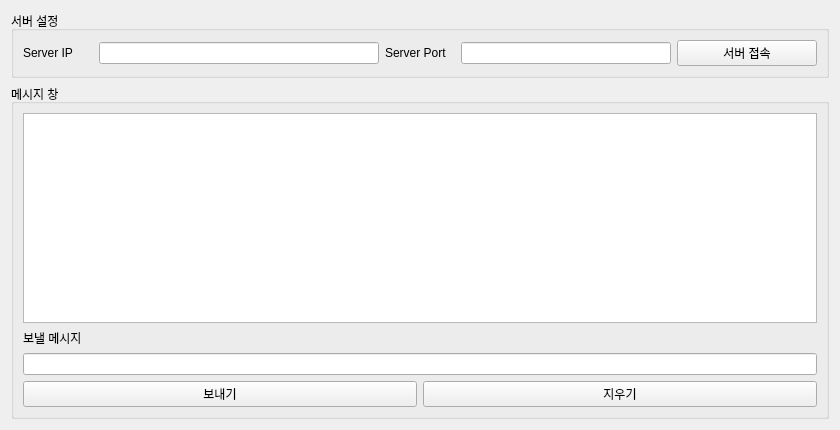
<?xml version="1.0" encoding="UTF-8"?>
<ui version="4.0">
 <class>Form</class>
 <widget class="QWidget" name="Form">
  <property name="geometry">
   <rect>
    <x>0</x>
    <y>0</y>
    <width>840</width>
    <height>430</height>
   </rect>
  </property>
  <property name="windowTitle">
   <string>Form</string>
  </property>
  <layout class="QVBoxLayout" name="verticalLayout_2">
   <item>
    <widget class="QGroupBox" name="groupBox">
     <property name="title">
      <string>서버 설정</string>
     </property>
     <layout class="QHBoxLayout" name="horizontalLayout" stretch="1,4,1,3,2">
      <item>
       <widget class="QLabel" name="label">
        <property name="text">
         <string>Server IP</string>
        </property>
       </widget>
      </item>
      <item>
       <widget class="QLineEdit" name="ip"/>
      </item>
      <item>
       <widget class="QLabel" name="label_2">
        <property name="text">
         <string>Server Port</string>
        </property>
       </widget>
      </item>
      <item>
       <widget class="QLineEdit" name="port"/>
      </item>
      <item>
       <widget class="QPushButton" name="btn_conn">
        <property name="text">
         <string>서버 접속</string>
        </property>
       </widget>
      </item>
     </layout>
    </widget>
   </item>
   <item>
    <layout class="QHBoxLayout" name="horizontalLayout_4">
     <item>
      <widget class="QGroupBox" name="groupBox_3">
       <property name="title">
        <string>메시지 창</string>
       </property>
       <layout class="QVBoxLayout" name="verticalLayout">
        <item>
         <widget class="QListWidget" name="lw"/>
        </item>
        <item>
         <widget class="QLabel" name="label_3">
          <property name="text">
           <string>보낼 메시지</string>
          </property>
         </widget>
        </item>
        <item>
         <widget class="QLineEdit" name="msg"/>
        </item>
        <item>
         <layout class="QHBoxLayout" name="horizontalLayout_2">
          <item>
           <widget class="QPushButton" name="btn_send">
            <property name="text">
             <string>보내기</string>
            </property>
           </widget>
          </item>
          <item>
           <widget class="QPushButton" name="btn_del">
            <property name="text">
             <string>지우기</string>
            </property>
           </widget>
          </item>
         </layout>
        </item>
       </layout>
      </widget>
     </item>
    </layout>
   </item>
  </layout>
 </widget>
 <resources/>
 <connections/>
</ui>
